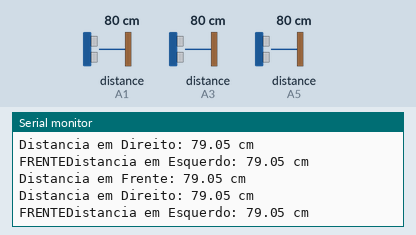
This sketch was run on a simulated Arduino Uno, built with avr-gcc and run on an emulated ATmega328P. Shown: the last lines printed to the serial monitor. Wiring (inferred from the names in the program): 3 × ultrasonic range finder: trigger A0, echo A1 / trigger A2, echo A3 / trigger A4, echo A5. The test bench sets the inputs (shaded band); at power-on: distance to the obstacle (sensors on A3, A1, A5) 80 cm. The echo pulse lasts 58.3 µs per cm.

Above: at 3.3 s.
3.4 s: distance to the obstacle (sensor on A3) set to 22 cm
At 3.66 s:
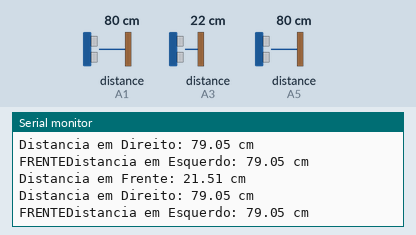
6.4 s: distance to the obstacle (sensor on A3) set to 19 cm
At 6.88 s:
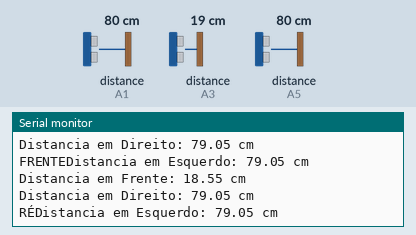
Timing chart, 0 to 9.4 s (numbered marks = the images above; inputs shaded):
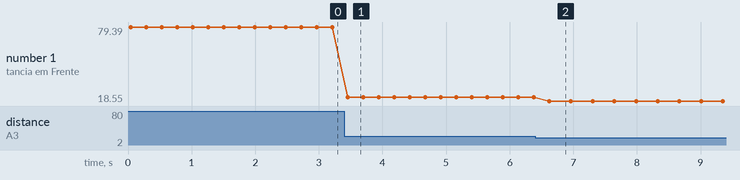

Measured:
- the behaviour switches between 21 and 20 cm on distance to the obstacle (sensor on A3) (found by bisection; images 1 and 2)
- after the input at 3.4 s, the serial monitor: prints a new line after 0.05 s (image 1)
- after the input at 6.4 s, the serial monitor: prints a new line after 0.22 s (image 2)
- plotted number 1: 79.05 → 21.51 after the input at 3.4 s, 21.51 → 18.55 after the input at 6.4 s

The sketch:

projeto_final.ino
```cpp
// Carrinho em C
#define LADO_ESQUERDO_T A0
#define LADO_ESQUERDO_E A1
#define LADO_FRENTE_T A2
#define LADO_FRENTE_E A3
#define LADO_DIREITO_T A4
#define LADO_DIREITO_E A5

// Ponte H e Motores
#define MOTOR_FRT_D 10
#define MOTOR_FRT_E 11
#define MOTOR_TRS_D 5
#define MOTOR_TRS_E 6
#define RE_FRT_D 8
#define RE_FRT_E 12
#define RE_TRS_D 4
#define RE_TRS_E 7

#define VELOCIDADE_DO_SOM 0.00034029

void setup()
{
    pinMode(LADO_ESQUERDO_T, OUTPUT);
    pinMode(LADO_ESQUERDO_E, INPUT);
    pinMode(LADO_FRENTE_T, OUTPUT);
    pinMode(LADO_FRENTE_E, INPUT);
    pinMode(LADO_DIREITO_T, OUTPUT);
    pinMode(LADO_DIREITO_E, INPUT);

    digitalWrite(LADO_ESQUERDO_T, 0);
    digitalWrite(LADO_FRENTE_T, 0);
    digitalWrite(LADO_DIREITO_T, 0);

    Serial.begin(9600);

    Serial.print("1.0.11");
}

void loop()
{
    float distanciaEsquerda = medirDistancia(LADO_ESQUERDO_T, LADO_ESQUERDO_E, "Esquerdo");
    float distanciaFrente = medirDistancia(LADO_FRENTE_T, LADO_FRENTE_E, "Frente");
    float distanciaDireita = medirDistancia(LADO_DIREITO_T, LADO_DIREITO_E, "Direito");

    if (distanciaFrente < 20)
    {
        darRe();
    }
    else
    {
        ajustarPosicao(distanciaEsquerda, distanciaDireita);
    }
}

float medirDistancia(int triggerPin, int echoPin, String lado)
{
    digitalWrite(triggerPin, 1);
    delayMicroseconds(10);
    digitalWrite(triggerPin, 0);

    float tempo = pulseIn(echoPin, 1);
    float distancia = (tempo * VELOCIDADE_DO_SOM) / 2 * 100;

    Serial.print("Distancia em ");
    Serial.print(lado);
    Serial.print(": ");
    Serial.print(distancia);
    Serial.println(" cm");

    return distancia;
}

void ajustarPosicao(float distanciaEsquerda, float distanciaDireita)
{
    if (distanciaEsquerda < 25 && distanciaDireita >= 25)
    {
        direita();
    }
    else if (distanciaDireita < 25 && distanciaEsquerda >= 25)
    {
        esquerda();
    }
    else
    {
        frente();
    }
}

void darRe()
{
    Serial.print("RÉ");
    digitalWrite(MOTOR_FRT_D, 0);
    digitalWrite(MOTOR_FRT_E, 0);
    digitalWrite(MOTOR_TRS_D, 0);
    digitalWrite(MOTOR_TRS_E, 0);
    digitalWrite(RE_FRT_D, 1);
    digitalWrite(RE_FRT_E, 1);
    digitalWrite(RE_TRS_D, 1);
    digitalWrite(RE_TRS_E, 1);
    delay(300);
    pararMotores();
}

void direita()
{
    Serial.print("DIREITA");
    digitalWrite(MOTOR_FRT_D, 0);
    digitalWrite(MOTOR_FRT_E, 1);
    digitalWrite(MOTOR_TRS_D, 0);
    digitalWrite(MOTOR_TRS_E, 1);
    digitalWrite(RE_FRT_D, 1);
    digitalWrite(RE_FRT_E, 0);
    digitalWrite(RE_TRS_D, 1);
    digitalWrite(RE_TRS_E, 0);
    delay(300);
    pararMotores();
}

void esquerda()
{
    Serial.print("ESQUERDA");
    digitalWrite(MOTOR_FRT_D, 1);
    digitalWrite(MOTOR_FRT_E, 0);
    digitalWrite(MOTOR_TRS_D, 1);
    digitalWrite(MOTOR_TRS_E, 0);
    digitalWrite(RE_FRT_D, 0);
    digitalWrite(RE_FRT_E, 1);
    digitalWrite(RE_TRS_D, 0);
    digitalWrite(RE_TRS_E, 1);
    delay(300);
    pararMotores();
}
void frente()
{
    Serial.print("FRENTE");
    digitalWrite(MOTOR_FRT_D, 1);
    digitalWrite(MOTOR_FRT_E, 1);
    digitalWrite(MOTOR_TRS_D, 1);
    digitalWrite(MOTOR_TRS_E, 1);
    digitalWrite(RE_FRT_D, 0);
    digitalWrite(RE_FRT_E, 0);
    digitalWrite(RE_TRS_D, 0);
    digitalWrite(RE_TRS_E, 0);
    delay(200);
    pararMotores();
}

void pararMotores()
{
    digitalWrite(MOTOR_FRT_D, 0);
    digitalWrite(MOTOR_FRT_E, 0);
    digitalWrite(MOTOR_TRS_D, 0);
    digitalWrite(MOTOR_TRS_E, 0);
    digitalWrite(RE_FRT_D, 0);
    digitalWrite(RE_FRT_E, 0);
    digitalWrite(RE_TRS_D, 0);
    digitalWrite(RE_TRS_E, 0);
}
```
